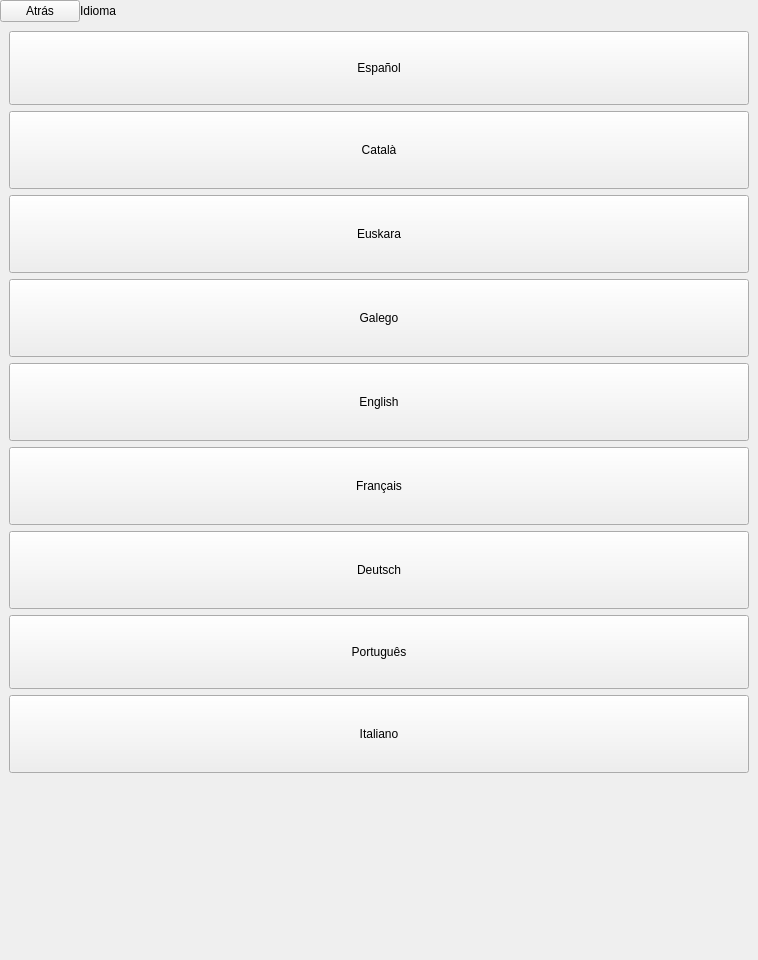
<?xml version="1.0" encoding="UTF-8"?>
<ui version="4.0">
 <class>SettingsLanguageMenu</class>
 <widget class="QWidget" name="SettingsLanguageMenu">
  <property name="geometry">
   <rect>
    <x>0</x>
    <y>0</y>
    <width>758</width>
    <height>960</height>
   </rect>
  </property>
  <property name="sizePolicy">
   <sizepolicy hsizetype="Expanding" vsizetype="Expanding">
    <horstretch>0</horstretch>
    <verstretch>0</verstretch>
   </sizepolicy>
  </property>
  <property name="minimumSize">
   <size>
    <width>758</width>
    <height>960</height>
   </size>
  </property>
  <property name="maximumSize">
   <size>
    <width>758</width>
    <height>960</height>
   </size>
  </property>
  <property name="windowTitle">
   <string>Form</string>
  </property>
  <property name="styleSheet">
   <string notr="true"/>
  </property>
  <layout class="QVBoxLayout" name="verticalLayout">
   <property name="spacing">
    <number>0</number>
   </property>
   <property name="leftMargin">
    <number>0</number>
   </property>
   <property name="topMargin">
    <number>0</number>
   </property>
   <property name="rightMargin">
    <number>0</number>
   </property>
   <property name="bottomMargin">
    <number>20</number>
   </property>
   <item>
    <widget class="QWidget" name="settingsSectionHeader" native="true">
     <layout class="QHBoxLayout" name="horizontalLayout_8">
      <property name="spacing">
       <number>0</number>
      </property>
      <property name="margin">
       <number>0</number>
      </property>
      <item>
       <widget class="SilentQPushButton" name="backBtn">
        <property name="focusPolicy">
         <enum>Qt::NoFocus</enum>
        </property>
        <property name="text">
         <string>Atrás</string>
        </property>
       </widget>
      </item>
      <item>
       <widget class="QLabel" name="sectionTitleLbl">
        <property name="minimumSize">
         <size>
          <width>0</width>
          <height>0</height>
         </size>
        </property>
        <property name="maximumSize">
         <size>
          <width>16777215</width>
          <height>10000</height>
         </size>
        </property>
        <property name="text">
         <string>Idioma</string>
        </property>
       </widget>
      </item>
      <item>
       <spacer name="horizontalSpacer">
        <property name="orientation">
         <enum>Qt::Horizontal</enum>
        </property>
        <property name="sizeHint" stdset="0">
         <size>
          <width>40</width>
          <height>20</height>
         </size>
        </property>
       </spacer>
      </item>
     </layout>
    </widget>
   </item>
   <item>
    <widget class="QFrame" name="settingsMarginTop">
     <property name="frameShape">
      <enum>QFrame::StyledPanel</enum>
     </property>
     <property name="frameShadow">
      <enum>QFrame::Raised</enum>
     </property>
    </widget>
   </item>
   <item>
    <widget class="QWidget" name="settingsMenuListCont" native="true">
     <property name="sizePolicy">
      <sizepolicy hsizetype="Minimum" vsizetype="Fixed">
       <horstretch>0</horstretch>
       <verstretch>0</verstretch>
      </sizepolicy>
     </property>
     <property name="styleSheet">
      <string notr="true"/>
     </property>
     <layout class="QVBoxLayout" name="verticalLayout_2">
      <item>
       <widget class="QPushButton" name="espanolBtn">
        <property name="sizePolicy">
         <sizepolicy hsizetype="Expanding" vsizetype="Expanding">
          <horstretch>0</horstretch>
          <verstretch>0</verstretch>
         </sizepolicy>
        </property>
        <property name="minimumSize">
         <size>
          <width>0</width>
          <height>74</height>
         </size>
        </property>
        <property name="maximumSize">
         <size>
          <width>16777215</width>
          <height>74</height>
         </size>
        </property>
        <property name="focusPolicy">
         <enum>Qt::NoFocus</enum>
        </property>
        <property name="text">
         <string notr="true">Español</string>
        </property>
       </widget>
      </item>
      <item>
       <widget class="QPushButton" name="catalanBtn">
        <property name="sizePolicy">
         <sizepolicy hsizetype="Expanding" vsizetype="Expanding">
          <horstretch>0</horstretch>
          <verstretch>0</verstretch>
         </sizepolicy>
        </property>
        <property name="minimumSize">
         <size>
          <width>0</width>
          <height>78</height>
         </size>
        </property>
        <property name="maximumSize">
         <size>
          <width>16777215</width>
          <height>78</height>
         </size>
        </property>
        <property name="focusPolicy">
         <enum>Qt::NoFocus</enum>
        </property>
        <property name="text">
         <string notr="true">Català</string>
        </property>
       </widget>
      </item>
      <item>
       <widget class="QPushButton" name="euskeraBtn">
        <property name="sizePolicy">
         <sizepolicy hsizetype="Expanding" vsizetype="Expanding">
          <horstretch>0</horstretch>
          <verstretch>0</verstretch>
         </sizepolicy>
        </property>
        <property name="minimumSize">
         <size>
          <width>0</width>
          <height>78</height>
         </size>
        </property>
        <property name="maximumSize">
         <size>
          <width>16777215</width>
          <height>78</height>
         </size>
        </property>
        <property name="focusPolicy">
         <enum>Qt::NoFocus</enum>
        </property>
        <property name="text">
         <string notr="true">Euskara</string>
        </property>
       </widget>
      </item>
      <item>
       <widget class="QPushButton" name="galicianBtn">
        <property name="sizePolicy">
         <sizepolicy hsizetype="Expanding" vsizetype="Expanding">
          <horstretch>0</horstretch>
          <verstretch>0</verstretch>
         </sizepolicy>
        </property>
        <property name="minimumSize">
         <size>
          <width>0</width>
          <height>78</height>
         </size>
        </property>
        <property name="maximumSize">
         <size>
          <width>16777215</width>
          <height>78</height>
         </size>
        </property>
        <property name="focusPolicy">
         <enum>Qt::NoFocus</enum>
        </property>
        <property name="text">
         <string notr="true">Galego</string>
        </property>
       </widget>
      </item>
      <item>
       <widget class="QPushButton" name="englishBtn">
        <property name="minimumSize">
         <size>
          <width>0</width>
          <height>78</height>
         </size>
        </property>
        <property name="maximumSize">
         <size>
          <width>16777215</width>
          <height>78</height>
         </size>
        </property>
        <property name="text">
         <string notr="true">English</string>
        </property>
       </widget>
      </item>
      <item>
       <widget class="QPushButton" name="frenchBtn">
        <property name="minimumSize">
         <size>
          <width>0</width>
          <height>78</height>
         </size>
        </property>
        <property name="maximumSize">
         <size>
          <width>16777215</width>
          <height>78</height>
         </size>
        </property>
        <property name="text">
         <string notr="true">Français</string>
        </property>
       </widget>
      </item>
      <item>
       <widget class="QPushButton" name="germanBtn">
        <property name="minimumSize">
         <size>
          <width>0</width>
          <height>78</height>
         </size>
        </property>
        <property name="maximumSize">
         <size>
          <width>16777215</width>
          <height>78</height>
         </size>
        </property>
        <property name="text">
         <string notr="true">Deutsch</string>
        </property>
       </widget>
      </item>
      <item>
       <widget class="QPushButton" name="portuguesBtn">
        <property name="minimumSize">
         <size>
          <width>0</width>
          <height>74</height>
         </size>
        </property>
        <property name="maximumSize">
         <size>
          <width>16777215</width>
          <height>74</height>
         </size>
        </property>
        <property name="text">
         <string notr="true">Português</string>
        </property>
       </widget>
      </item>
      <item>
       <widget class="QPushButton" name="italianBtn">
        <property name="minimumSize">
         <size>
          <width>0</width>
          <height>78</height>
         </size>
        </property>
        <property name="maximumSize">
         <size>
          <width>16777215</width>
          <height>78</height>
         </size>
        </property>
        <property name="text">
         <string notr="true">Italiano</string>
        </property>
       </widget>
      </item>
     </layout>
    </widget>
   </item>
   <item>
    <spacer name="verticalSpacer">
     <property name="orientation">
      <enum>Qt::Vertical</enum>
     </property>
     <property name="sizeHint" stdset="0">
      <size>
       <width>20</width>
       <height>40</height>
      </size>
     </property>
    </spacer>
   </item>
  </layout>
 </widget>
 <customwidgets>
  <customwidget>
   <class>SilentQPushButton</class>
   <extends>QPushButton</extends>
   <header>SilentQPushButton.h</header>
  </customwidget>
 </customwidgets>
 <resources/>
 <connections/>
</ui>
